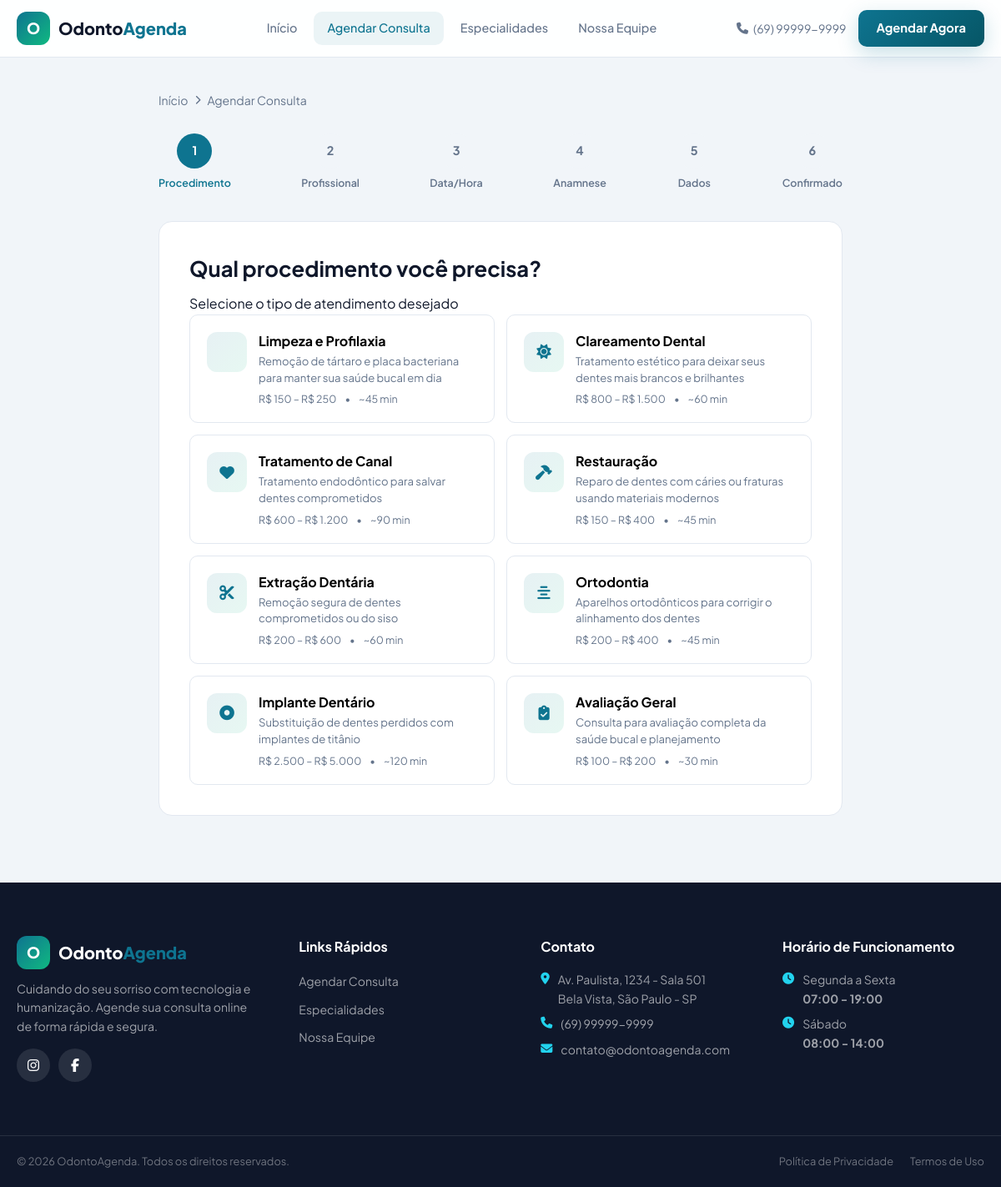
/agendar, run on the app's committed database.
### tables this page shows
CREATE TABLE especialidades (
            id TEXT PRIMARY KEY,
            nome TEXT NOT NULL,
            descricao TEXT,
            icone TEXT DEFAULT 'fa-tooth',
            duracao INTEGER DEFAULT 30,
            preco_min REAL DEFAULT 0,
            preco_max REAL DEFAULT 0,
            requer_pagamento TEXT DEFAULT 'nenhum',
            valor_sinal REAL DEFAULT 0
        );

### app.py (the view)
@app.route("/agendar")
def agendar():
    conn = get_db()
    esps = conn.execute("SELECT * FROM especialidades").fetchall()
    conn.close()
    return render_template("agendar.html", especialidades=esps)

### app.py (called while the page is built)
def get_db():
    conn = sqlite3.connect(DB_PATH)
    conn.row_factory = sqlite3.Row
    conn.execute("PRAGMA journal_mode=WAL")
    conn.execute("PRAGMA foreign_keys=ON")
    return conn

@app.template_filter('brl')
def formato_brl(valor):
    return f"R$ {valor:,.0f}".replace(",", ".")

### templates/agendar.html (shortened to what this page needs)
{% extends "base.html" %}
{% block content %}
<section class="section" style="padding-top:40px;background:var(--bg-muted);min-height:calc(100vh - 68px);">
    <div class="container" style="max-width:860px;">
        <nav class="breadcrumb">
            <a href="{{ url_for('home') }}">Início</a>
            <span class="sep"><i class="fas fa-chevron-right"></i></span>
            <span>Agendar Consulta</span>
        </nav>
        <div class="steps-bar" id="steps-bar">
            <div class="step-item"><div class="step-circle current" data-step="1">1</div><span class="step-label current">Procedimento</span></div>
            <div class="step-line" data-line="1"></div>
            <div class="step-item"><div class="step-circle" data-step="2">2</div><span class="step-label">Profissional</span></div>
            <div class="step-line" data-line="2"></div>
            <div class="step-item"><div class="step-circle" data-step="3">3</div><span class="step-label">Data/Hora</span></div>
            <div class="step-line" data-line="3"></div>
            <div class="step-item"><div class="step-circle" data-step="4">4</div><span class="step-label">Anamnese</span></div>
            <div class="step-line" data-line="4"></div>
            <div class="step-item"><div class="step-circle" data-step="5">5</div><span class="step-label">Dados</span></div>
            <div class="step-line" data-line="5"></div>
            <div class="step-item"><div class="step-circle" data-step="6">6</div><span class="step-label">Confirmado</span></div>
        </div>
        <div class="booking-panel">
            <div id="step-1" class="step-content">
                <h1>Qual procedimento você precisa?</h1>
                <p>Selecione o tipo de atendimento desejado</p>
                <div class="option-list">
                    {% for esp in especialidades %}
                    <button class="option-btn" onclick="selectSpecialty('{{ esp.id }}', '{{ esp.nome }}', '{{ esp.icone }}')">
                        <div class="opt-head">
                            <div class="opt-icon"><i class="fas {{ esp.icone }}"></i></div>
                            <div>
                                <h3>{{ esp.nome }}</h3>
                                <p>{{ esp.descricao }}</p>
                                <div class="opt-meta">
                                    <span>{{ esp.preco_min|brl }} – {{ esp.preco_max|brl }}</span>
                                    <span>•</span>
                                    <span>~{{ esp.duracao }} min</span>
                                </div>
                            </div>
                        </div>
                    </button>
                    {% endfor %}
                </div>
            </div>
        </div>
    </div>
</section>
{% endblock %}

### templates/base.html (shortened to what this page needs)
<!DOCTYPE html>
<html lang="pt-BR">
<head>
    <link rel="stylesheet" href="https://cdnjs.cloudflare.com/ajax/libs/font-awesome/6.5.0/css/all.min.css">
    <link rel="stylesheet" href="{{ url_for('static', filename='css/style.css') }}">
</head>
<body>
    <header class="site-header">
        <div class="container header-inner">
            <a href="{{ url_for('home') }}" class="logo">
                <div class="logo-icon">O</div>
                <div class="logo-text">Odonto<span>Agenda</span></div>
            </a>
            <nav class="nav-links">
                <a href="{{ url_for('home') }}" class="{{ 'active' if request.path == '/' }}">Início</a>
                <a href="{{ url_for('agendar') }}" class="{{ 'active' if request.path == '/agendar' }}">Agendar Consulta</a>
                <a href="{{ url_for('especialidades') }}" class="{{ 'active' if request.path == '/especialidades' }}">Especialidades</a>
                <a href="{{ url_for('equipe') }}" class="{{ 'active' if request.path == '/equipe' }}">Nossa Equipe</a>
            </nav>
            <div class="header-cta">
                <a href="tel:+5569999999999" class="header-phone">
                    <i class="fas fa-phone"></i> (69) 99999-9999
                </a>
                <a href="{{ url_for('agendar') }}" class="btn btn-primary">Agendar Agora</a>
            </div>
        </div>
    </header>
    {% block content %}{% endblock %}
    <footer class="site-footer">
        <div class="container">
            <div class="footer-grid">
                <div class="footer-brand">
                    <a href="{{ url_for('home') }}" class="logo">
                        <div class="logo-icon">O</div>
                        <div class="logo-text" style="color:#fff;">Odonto<span>Agenda</span></div>
                    </a>
                    <p>Cuidando do seu sorriso com tecnologia e humanização. Agende sua consulta online de forma rápida e segura.</p>
                    <div class="footer-socials">
                        <a href="#"><i class="fab fa-instagram"></i></a>
                        <a href="#"><i class="fab fa-facebook-f"></i></a>
                    </div>
                </div>
                <div class="footer-col">
                    <h4>Links Rápidos</h4>
                    <ul>
                        <li><a href="{{ url_for('agendar') }}">Agendar Consulta</a></li>
                        <li><a href="{{ url_for('especialidades') }}">Especialidades</a></li>
                        <li><a href="{{ url_for('equipe') }}">Nossa Equipe</a></li>
                    </ul>
                </div>
                <div class="footer-col">
                    <h4>Contato</h4>
                    <ul class="footer-contact">
                        <li><i class="fas fa-map-marker-alt"></i> Av. Paulista, 1234 - Sala 501<br>Bela Vista, São Paulo - SP</li>
                        <li><i class="fas fa-phone"></i> <a href="tel:+5569999999999">(69) 99999-9999</a></li>
                        <li><i class="fas fa-envelope"></i> <a href="mailto:contato@odontoagenda.com">contato@odontoagenda.com</a></li>
                    </ul>
                </div>
                <div class="footer-col">
                    <h4>Horário de Funcionamento</h4>
                    <ul class="footer-contact">
                        <li><i class="fas fa-clock"></i> <div>Segunda a Sexta<br><strong>07:00 - 19:00</strong></div></li>
                        <li><i class="fas fa-clock"></i> <div>Sábado<br><strong>08:00 - 14:00</strong></div></li>
                    </ul>
                </div>
            </div>
        </div>
        <div class="footer-bottom">
            <div class="container" style="display:flex;justify-content:space-between;align-items:center;">
                <p>&copy; 2026 OdontoAgenda. Todos os direitos reservados.</p>
                <div class="footer-bottom-links">
                    <a href="#">Política de Privacidade</a>
                    <a href="#">Termos de Uso</a>
                </div>
            </div>
        </div>
    </footer>
</body>
</html>

### data on the page
especialidades: nome "Limpeza e Profilaxia", descricao "Remoção de tártaro e placa bacteriana para manter sua saúde bucal em dia", preco_min|brl "R$ 150", preco_max|brl "R$ 250", duracao "45"
especialidades: nome "Clareamento Dental", descricao "Tratamento estético para deixar seus dentes mais brancos e brilhantes", preco_min|brl "R$ 800", preco_max|brl "R$ 1.500", duracao "60"
especialidades: nome "Tratamento de Canal", descricao "Tratamento endodôntico para salvar dentes comprometidos", preco_min|brl "R$ 600", preco_max|brl "R$ 1.200", duracao "90"
especialidades: nome "Restauração", descricao "Reparo de dentes com cáries ou fraturas usando materiais modernos", preco_min|brl "R$ 150", preco_max|brl "R$ 400", duracao "45"
especialidades: nome "Extração Dentária", descricao "Remoção segura de dentes comprometidos ou do siso", preco_min|brl "R$ 200", preco_max|brl "R$ 600", duracao "60"
especialidades: nome "Ortodontia", descricao "Aparelhos ortodônticos para corrigir o alinhamento dos dentes", preco_min|brl "R$ 200", preco_max|brl "R$ 400", duracao "45"
especialidades: nome "Implante Dentário", descricao "Substituição de dentes perdidos com implantes de titânio", preco_min|brl "R$ 2.500", preco_max|brl "R$ 5.000", duracao "120"
especialidades: nome "Avaliação Geral", descricao "Consulta para avaliação completa da saúde bucal e planejamento", preco_min|brl "R$ 100", preco_max|brl "R$ 200", duracao "30"
